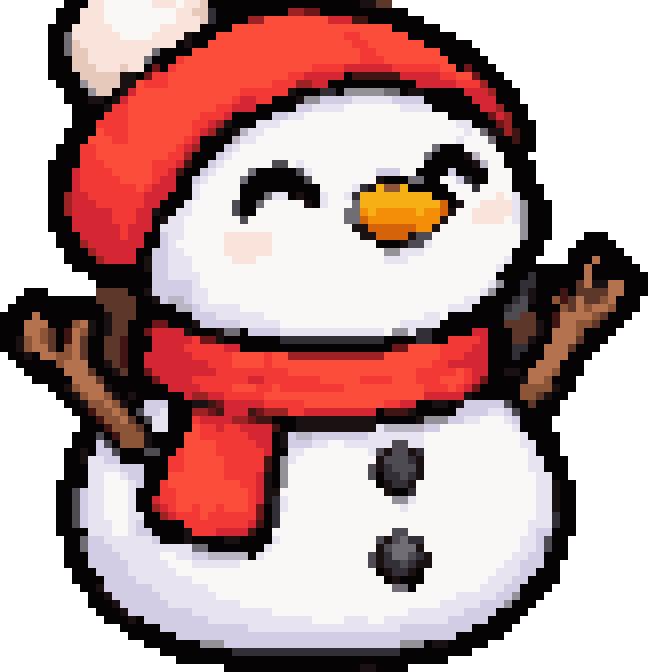

The script that saved this image:
#!/usr/bin/env python3
"""Pixel art reproducido de forma exacta. Generado por la skill pixel-art-exact.

Requiere solo Pillow:  pip install pillow
Uso:  python sprite.py                 -> guarda sprite.png
      from sprite import render; render(scale=8).save("x.png")
"""
from PIL import Image, ImageDraw

# Paleta: símbolo -> (R, G, B). '.' es el fondo.
PALETTE = {
    ".": (255, 255, 255),
    "A": (250, 247, 247),
    "B": (5, 3, 3),
    "C": (251, 77, 58),
    "D": (232, 227, 240),
    "E": (242, 57, 53),
    "F": (210, 205, 229),
    "G": (212, 39, 51),
    "H": (26, 17, 18),
    "I": (250, 227, 218),
    "J": (51, 47, 55),
    "K": (180, 114, 79),
    "L": (93, 55, 42),
    "M": (78, 75, 82),
    "N": (141, 85, 56),
    "O": (156, 34, 36),
    "P": (64, 21, 19),
    "Q": (149, 145, 153),
    "R": (112, 109, 117),
    "S": (111, 22, 26),
    "T": (230, 201, 187),
    "U": (246, 175, 20),
    "V": (186, 180, 195),
    "W": (244, 142, 8),
    "X": (212, 99, 9),
}

# Cada fila = una fila de píxeles lógicos; cada letra = un color de PALETTE.
ROWS = [
    "........BBBIIAAAAAAIIIAIITBBBBBBBBBBBBBBBBBBBHHLL................................",
    ".......BBBIIIAAAAAAAAAIITTJBBBBBBBBBOOSSBBBBBBBBBBB..............................",
    ".......BBBIIIAAAAAAAAAIIITJBBBBOOCCCCCCCCGGGPPBBBBBBB............................",
    "......BBBIIIIIAAAAAAIIIIIBBBBCCCCCCCCCCCCCCCCCCCCBBBBBB..........................",
    "......BBRIIIIIIAAAAIIIIHBBBCCCCCCCCCCCCCCCCEECCCCCCBBBBBB........................",
    "......BBRTIIIIIIIIIIIIBHBBCCCCCCCCCCCCCCCCCCEECCCCCCCBBBBBB......................",
    "......BBRTTIIIIIIIIRBBBBCCCCCCCCCCCCCCCCCCCCCEECCCCCCCCBBBBB.....................",
    "......BBBTTIIIIIIIRBBBECCCCCCCCCCCCCCCCCCCCCCEEECCCCCCCCBBBBB....................",
    "......BBBTTTIIITIIBSBECCCCCCCCCCCCCCCCCEEEEGGGGGGEEEEEECCBSBBB...................",
    "......BBBBTTTTTHHBSEECCCCCCCCCCCCCCCEEGGGGGBPPPPPPGGGGGEECCSBBB..................",
    ".......BBBQTTTTHHCEEECCCCCCCCCCCCCEEEOOGGBBBBBBBBBBBGGGGGEEEOBBB.................",
    "........BBBQTTBHGCCCCCCCCCCCCCEEEEEEHBBBJJBQQQQQRRBHHBBBBBGGGOBBB................",
    "........BBBHHBHGCCCCCCCCCCCCCEGGEEBBBHQQFFFFDDDDDFFFFBBBBBBGGGBBB................",
    ".........BBBBHEECCCCCCCCCCCEEGGGBBBBBFFDDDDAAAAAAADDDDBBBBBBGGOBBB...............",
    ".........BBBBEEECCCCCCCCCEEEGBBBBBFFDDAAAAAAAAAAAAAAAAAABBBBBSGOBB...............",
    ".........BBBEEEECCCCCCCCEEGOHBBBDDDAAAAAAAAAAAAAAAAAAAAAADDBBBSOBBB..............",
    "........BBBBCEEECCCCCCCCEGOHBHVDDAAAAAAAAAAAAAAAAAAAAAAAAADARHHOPBB..............",
    "........BBBCCCEECCCCCCCEGBBBBVDDAAAAAAAAAAAAAAAAAAAAAAAAADAAARBBPBB..............",
    ".......BBBEECCCCCCCCCCEGOBBBFDAAAAAAAAAAAAAAAAAAAAAAAARBBBAAAABBBBB..............",
    ".......BBBEECCCCCCCCCEEOBBBFDAAAAAAAAAAAAAAAAAAAAAAAARBBBBHVAAABBB...............",
    "......BBBBEEECCCCCCEEEGPBBFDAAAAAAMMADAAAAAAAAAAAAAAABBBBBBHVAABBBB..............",
    "......BBBGEEEECCCCCEEGPBBFDAAAARBBBBBMDAAAAAAAAFFFAABBBBFBBBBAAABBB..............",
    "......BBBGEEEEECCCCEGGBBFDAAAARBBBBBBBMAAAAAAAAHBBBRRBBAAFJBBAAABBB..............",
    "......BBBGEEEEEEECEGGGBBDAAAAABBBBBBBBBBAAAADJHUNNUBBBBBAAAJAAAABBBB.............",
    "......BBOGGEEEEEEEGGGBBBDAAAAABBBRDDBHBBDAADJUUUUUUUUUBBBAAAAAIADBBB.............",
    "......BBOGGGEEEEEEGGBBBDAAAAAMBBRAAAAAHBDAAARUUUUUUUUUUXBHAAIIIIDQBBB............",
    "......BBOGGGGGEEEGGHBBDDAAAAAMBBAAAAAAAAAAARRWUWWWWWUWWXHAAIIIIIDQBBB............",
    "......BBBGGGGGEEEGGBHDDAAAAAAAMAAAAAAAAAAAARRXWWWWWWWWWHAAAIIIIADQBBB............",
    "......BBBGGGGGGEGGGBDDDAAAAAAAAAAAAAAAAAAAAAHHXXXXXXWWHAAAAAAAAAAQBBB............",
    ".......BBBGGGGGEGGBBFDDAAAAAIIIIIIAAAAAAAAAAAHHXXXXHMMAAAAAAAAAAAQBBB....BBB.....",
    ".......BBBOGGGGGGGBBFDAAAAAAIIIIIIAAAAAAAAAAAAABBBHMMDAAAAAAAAAAABBB....BBBBB....",
    "........BBBOGGGGGBBFFDDAAAAAIIIIIIAAAAAAAAAAAAAAQQDDDAAAAAAAAAAABBBB...BBBBBBB...",
    "........BBBBOGGGGBHFFDDDAAAAAIIIAAAAAAAAAAAAAAAADDDAAAAAAAAAAAADBBB....BBBKBBBB..",
    ".........BBBBBBBBBHFFDDDAAAAAAAAAAAAAAAAAAAAAAAAAAAAAAAAAAAAAADBBBBBBBBBBKBBBBBB.",
    "...........BBBBBBBBFFDDDDAAAAAAAAAAAAAAAAAAAAAAAAAAAAAAAAAAAAABBBBJBBBBBBKBBBBBBB",
    "............BBBBBBBFFFFFDAAAAAAAAAAAAAAAAAAAAAAAAAAAAAAAAAAAADQBBJJBBBBBLKHHKKBBB",
    "...BBB......LLLLBBHFFFFFDDAAAAAAAAAAAAAAAAAAAAAAAAAAAAAAAAAADQBBBJHBBBPBLLLLKKBBB",
    "..BBBBBBBBBBLLLLLBBHFVVFDDAAAAAAAAAAAAAAAAAAAAAAAAAAAAAAAADDBBBBJMHBBNPLKLLNKBBB.",
    ".BBBBBBBBBBBBLLLLBBBBBVVFDDDDDAAAAAAAAAAAAAAAAAAAAAAAAAADDDBBBBJMMBBBBNLKNKKNBBB.",
    "BBBBKBBBBBBBBHLLLBBBBBBBFFFDDDDDDAAAAAAAAAAAAAAAAAAAADDABBBBBBBMMLLBBPKKKKNLBBB..",
    "BBBKKKBBBNKHBHLLBBBSSBBBHFFFFFDDDDDAAAAAAAAAAAAAAADDDDDBBBBBBBBLLLLHBPKKNNLBBB...",
    "BBBKKNLBPKNHBHLLBBSGGGGHBBBHRRBFFFFDDDDDDDDDDDDDAQQDJJBBBBBGGBBBLLLHBKKKNBBBB....",
    "BBHNKNLBPKLBBLLPBBBGGGGGESSHBBBBBBBJJJJJJJJJJJJJBBBBJJBBEEEEGBBBLLHBBKKKLBBB.....",
    "BBHNKKLBNKLBBLLPBBBGGGGEEEEEGGBBBBBBBBBBBBBBBBBBBSSCCCCEEEEGGBBBJJBBKKKLBBB......",
    ".BBHBKKNNKLBBLLPBBGGGGGGEEEEECCCCECCOOOOOOOOOOOOCCCCCCCEEEGGGBBBJBBBKKKBBB.......",
    "..BBBBBNKKKBBHLPBBGGGGGGGGEEECCCCECCCCCCCCCCCCCCCCCCCCEEGGGGGBBBBBBKKKBBB........",
    "...BBBBBKKKLBBHLBBSGGGGGGGGEEEEEEEEECCCCCCCCCCCCCCCCEEEEECEGGBBHHBKKKNBBB........",
    "....BBBBBKKKLBBBBBBSGGGGEEEEEEEGGEEEEEEECCCCCEEEECCCEEECCCEGSBBBBHKKNBBB.........",
    "......BBHNKKKHBBBBBBBGGGGEEEECCCEECEEEEEEEECCCCCCCCCCEEECEGSBBBBBNNNNHBB.........",
    ".......BBHNKKNHBHBBBBBBGOOGGEEEEECCCCCCCCCCCCCCCCCCCCGGGGGHBBBBBBNNLHBB..........",
    "........BBHNNKNHBBFFFBBBHHPSGGGGGEEEEECCCCCCCCCCEEGGBBHHBHFFFFFMBBLBBB...........",
    ".........BBPNNKNBMFFDBBBOOSPGGGPSOOOEEGGGGGGGGGBPPPHBBBBBFFFFDDFMBBBBB...........",
    "..........BBPNNKLBMDDBBBEGGGGOOSPPBBBHHHHHHHHHHBBBBBHQQQFFDDAAADFBBBB............",
    "..........BBBPNNNLBDDBBBCEEGEEGGGGPBBHHHHHHHHHHDVVVVVFFAAAAAAAAADBBBB............",
    ".........BBBMBPNNNHBBBBCCEEEEEEGGGBHFVVFFFFFFFDDDDDDDAAAAAAAAAAAADBBBB...........",
    ".........BBBFMBNNNHBBBBCCCCEEEEEGGBHFFFDDAADDDDDDMMDDAAAAAAAAAAAADDBBB...........",
    "........BBHBFFMBBBMMBBECCCCEEEEEEGBBDDAAAAAAAADMHMMHJAAAAAAAAAAAAADBBB...........",
    "........BBHDDFFBBBBBBEECCCCCEEEEEPBQDAAAAAAAAAAHMMMJHAAAAAAAAAAAAADDBBB..........",
    "........BBBDDDDFFFBBBEECCCCCEEEEEPBQAAAAAAAAAAMHJMMMHAAAAAAAAAAAAADDBBB..........",
    "........BBBDDAADFFBBBCCCCCCCEEEEGHBQAAAAAAAAAAMBJJMJHAAAAAAAAAAAAAADDBB..........",
    ".......BBBBDDAAADFBBECCCCCCCCCEEGHBQAAAAAAAAAAABHJJHAAAAAAAAAAAAAAADDHBB.........",
    ".......BBMFDDAAADBBBEECCCCCCCCCEGHHAAAAAAAAAAAAAHBBJAAAAAAAAAAAAAAADDHBB.........",
    ".......BBMFDDAAADBBGEECCCCCCCCCEGHJDAAAAAAAAAAAAAQQDAAAAAAAAAAAAAAADDHBB.........",
    ".......BBMFDDAAADBBOGECCECCECCCESBJDAAAAAAAAAAAAAADAAAAAAAAAAAAAAAADDHBB.........",
    ".......BBMFDDAAADDBBOGEEECEEEEEESBJAAAAAAAAAAAAAAAAAAAAAAAAAAAAAAAADDJBB.........",
    ".......BBMFDDDAADFBBBBBEEEEEEEEGPBJAAAAAAAAAAAAAAAAAAAAAAAAAAAAAAADDDJBB.........",
    ".......BBBBDDDAADFFBBBBHEEEGGGGPBBAAAAAAAAAAAAAAAMMAAAAAAAAAAAAAAADFFBBB.........",
    "........BBRFFDDDDDDFBBBHBBBBHHBBBBDAAAAAAAAAAAAMHMRJJAAAAAAAAAAAADDFMBB..........",
    "........BBRFFFDDDDDDDDDDRRBBBBBBBDAAAAAAAAAAAAAHMRRRHAAAAAAAAAAAADDFMBB..........",
    "........BBBFFFFDDDDDAADDFFVVVVVBDAAAAAAAAAAAAAMHJRRMJHAAAAAAAAAADDFFBBB..........",
    "........BBBFFFFFDDDDDAAADDDDDDAAAAAAAAAAAAAAAAMHJJMJHHAAAAAAAAADDFFFBB...........",
    ".........BBBFFFFDDDDDDAAAAAAAAAAAAAAAAAAAAAAAAABHJJHBAAAAAAAAADDDFFBBB...........",
    ".........BBBBFFFFDDDDDDDAAAAAAAAAAAAAAAAAAAAAAAABHBBBAAAAAAAADDDFFBBBB...........",
    "..........BBHFFFFFFDDDDDDDAAAAAAAAAAAAAAAAAAAAAAARRBAAAAAAAADDDFFBBBB............",
    "...........BBHFFFFFFDDDDDDDAAAAAAAAAAAAAAAAAAAAAAAAAAAAAADDDDDFFQBBB.............",
    "...........BBBHFFFFFFDDDDDDDDDAAAAAAAAAAAAAAAAAAAAAAAAADDDDDFFFQBBB..............",
    "............BBBHFFFFFFFFDDDDDDDDDDAAAAAAAAAAAAAAAAADDDDDDDFFFFBBBB...............",
    ".............BBBHBFFFFFFFFDDDDDDDDDDDDDAAAADDDAADDDDDDDDFFFFFBBBB................",
    "...............BBBBBFFFFFFFFFFFDDDDDDDDDDDDDDDDDDDFFFFFFFFFBBBBB.................",
    "................BBBBBBFFFFFFFFFFFFFFFFFFFFFFFFFFFFFFFFFFFBBBBBB..................",
    "..................BBBBBBBQQQFFFFFFFFFFFFFFFFFFFFFFQQQBHHBBBBB....................",
    "....................BBBBBBBBBJJJJJJJJJJJJJJJJJJJJJBBBBBBBBB......................",
    "......................BBBBBBBBBBBBBBBBBBBBBBBBBBBBBBBBBB.........................",
    "............................BBBBBBBBBBBBBBBBBHHBBBB..............................",
]

BACKGROUND = "."
CELL_X, CELL_Y = 1, 1      # tamaño original de cada píxel lógico en la imagen de origen
OFFSET_X, OFFSET_Y = 0, 0
CANVAS = (81, 84)              # tamaño original del lienzo


def _bounds(k, cell, offset):
    import math
    return math.floor(offset + k * cell), math.floor(offset + (k + 1) * cell)


def render(scale=None, transparent=False):
    """Dibuja el sprite SIN suavizado (rectángulos sólidos).

    scale=None  -> reproduce la imagen original (celda 1x1, lienzo 81x84).
    scale=int   -> sprite de 81x84 px ampliado por un entero, sin márgenes.
    transparent -> el fondo pasa a ser transparente (RGBA).
    """
    mode = "RGBA" if transparent else "RGB"
    if scale is None:
        cx, cy, ox, oy, size = CELL_X, CELL_Y, OFFSET_X, OFFSET_Y, CANVAS
    else:
        cx = cy = scale
        ox = oy = 0
        size = (len(ROWS[0]) * scale, len(ROWS) * scale)
    bg = PALETTE[BACKGROUND]
    bg_fill = (*bg, 0) if transparent else bg
    img = Image.new(mode, size, bg_fill)
    d = ImageDraw.Draw(img)
    for r, row in enumerate(ROWS):
        y0, y1 = _bounds(r, cy, oy)
        for c, ch in enumerate(row):
            if ch == BACKGROUND:
                continue
            x0, x1 = _bounds(c, cx, ox)
            d.rectangle([x0, y0, x1 - 1, y1 - 1], fill=(*PALETTE[ch], 255) if transparent else PALETTE[ch])
    return img


if __name__ == "__main__":
    render().save("sprite.png")
    print("Guardado sprite.png")
